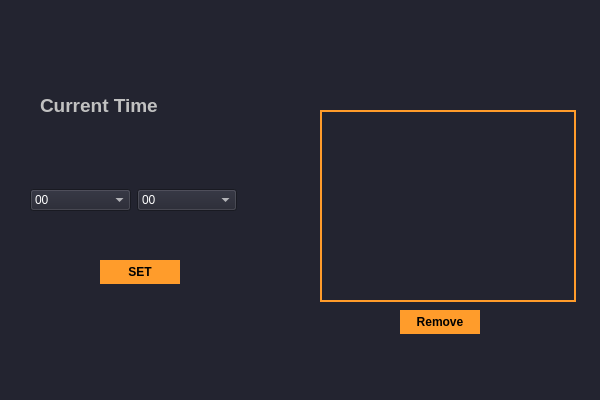
<?xml version="1.0" encoding="UTF-8"?>
<ui version="4.0">
 <class>Widget</class>
 <widget class="QWidget" name="Widget">
  <property name="geometry">
   <rect>
    <x>0</x>
    <y>0</y>
    <width>600</width>
    <height>400</height>
   </rect>
  </property>
  <property name="windowTitle">
   <string>Widget</string>
  </property>
  <property name="styleSheet">
   <string notr="true">/*-----QWidget-----*/
QWidget
{
	background-color: #232430;
	color: #000000;
	border-color: #000000;

}


/*-----QLabel-----*/
QLabel
{
	background-color: #232430;
	color: #c1c1c1;
	border-color: #000000;

}


/*-----QPushButton-----*/
QPushButton
{
	background-color: #ff9c2b;
	color: #000000;
	font-weight: bold;
	border-style: solid;
	border-color: #000000;
	padding: 6px;

}


QPushButton::hover
{
	background-color: #ffaf5d;

}


QPushButton::pressed
{
	background-color: #dd872f;

}


/*-----QToolButton-----*/
QToolButton
{
	background-color: #ff9c2b;
	color: #000000;
	font-weight: bold;
	border-style: solid;
	border-color: #000000;
	padding: 6px;

}


QToolButton::hover
{
	background-color: #ffaf5d;

}


QToolButton::pressed
{
	background-color: #dd872f;

}


/*-----QLineEdit-----*/
QLineEdit
{
	background-color: #38394e;
	color: #c1c1c1;
	border-style: solid;
	border-width: 1px;
	border-color: #4a4c68;

}


/*-----QTableView-----*/
QTableView, 
QHeaderView, 
QTableView::item 
{
	background-color: #232430;
	color: #c1c1c1;
	border: none;

}


QTableView::item:selected 
{ 
    background-color: #41424e;
    color: #c1c1c1;

}


QHeaderView::section:horizontal 
{
    background-color: #232430;
	border: 1px solid #37384d;
	padding: 5px;

}


QTableView::indicator{
	background-color: #1d1d28;
	border: 1px solid #37384d;

}


QTableView::indicator:checked{
	image:url(&quot;./ressources/check.png&quot;); /*To replace*/
	background-color: #1d1d28;

}

/*-----QTabWidget-----*/
QTabWidget::pane 
{ 
    border: none;

}


QTabWidget::tab-bar 
{
    left: 5px; 

}


QTabBar::tab 
{
    color: #c1c1c1;
    min-width: 1px;
	padding-left: 25px;
	margin-left:-22px;
    height: 28px;
	border: none;

}


QTabBar::tab:selected 
{
    color: #c1c1c1;
	font-weight: bold;
    height: 28px;

}


QTabBar::tab:!first 
{
    margin-left: -20px;

}


QTabBar::tab:hover 
{
    color: #DDD;

}


/*-----QScrollBar-----*/
QScrollBar:horizontal 
{
    background-color: transparent;
    height: 8px;
    margin: 0px;
    padding: 0px;

}


QScrollBar::handle:horizontal 
{
    border: none;
	min-width: 100px;
    background-color: #56576c;

}


QScrollBar::add-line:horizontal, 
QScrollBar::sub-line:horizontal,
QScrollBar::add-page:horizontal, 
QScrollBar::sub-page:horizontal 
{
    width: 0px;
    background-color: transparent;

}


QScrollBar:vertical 
{
    background-color: transparent;
    width: 8px;
    margin: 0;

}


QScrollBar::handle:vertical 
{
    border: none;
	min-height: 100px;
    background-color: #56576c;

}


QScrollBar::add-line:vertical, 
QScrollBar::sub-line:vertical,
QScrollBar::add-page:vertical, 
QScrollBar::sub-page:vertical 
{
    height: 0px;
    background-color: transparent;

}</string>
  </property>
  <widget class="QWidget" name="horizontalLayoutWidget">
   <property name="geometry">
    <rect>
     <x>30</x>
     <y>160</y>
     <width>207</width>
     <height>80</height>
    </rect>
   </property>
   <layout class="QHBoxLayout" name="horizontalLayout">
    <item>
     <widget class="QComboBox" name="hourcomboBox">
      <property name="styleSheet">
       <string notr="true">color: rgb(255, 255, 255);</string>
      </property>
      <item>
       <property name="text">
        <string>00</string>
       </property>
      </item>
      <item>
       <property name="text">
        <string>01</string>
       </property>
      </item>
      <item>
       <property name="text">
        <string>02</string>
       </property>
      </item>
      <item>
       <property name="text">
        <string>03</string>
       </property>
      </item>
      <item>
       <property name="text">
        <string>04</string>
       </property>
      </item>
      <item>
       <property name="text">
        <string>05</string>
       </property>
      </item>
      <item>
       <property name="text">
        <string>06</string>
       </property>
      </item>
      <item>
       <property name="text">
        <string>07</string>
       </property>
      </item>
      <item>
       <property name="text">
        <string>08</string>
       </property>
      </item>
      <item>
       <property name="text">
        <string>09</string>
       </property>
      </item>
      <item>
       <property name="text">
        <string>10</string>
       </property>
      </item>
      <item>
       <property name="text">
        <string>11</string>
       </property>
      </item>
      <item>
       <property name="text">
        <string>12</string>
       </property>
      </item>
      <item>
       <property name="text">
        <string>13</string>
       </property>
      </item>
      <item>
       <property name="text">
        <string>14</string>
       </property>
      </item>
      <item>
       <property name="text">
        <string>15</string>
       </property>
      </item>
      <item>
       <property name="text">
        <string>16</string>
       </property>
      </item>
      <item>
       <property name="text">
        <string>17</string>
       </property>
      </item>
      <item>
       <property name="text">
        <string>18</string>
       </property>
      </item>
      <item>
       <property name="text">
        <string>19</string>
       </property>
      </item>
      <item>
       <property name="text">
        <string>20</string>
       </property>
      </item>
      <item>
       <property name="text">
        <string>21</string>
       </property>
      </item>
      <item>
       <property name="text">
        <string>22</string>
       </property>
      </item>
      <item>
       <property name="text">
        <string>23</string>
       </property>
      </item>
     </widget>
    </item>
    <item>
     <widget class="QComboBox" name="mincomboBox">
      <property name="styleSheet">
       <string notr="true">color: rgb(255, 255, 255);</string>
      </property>
      <item>
       <property name="text">
        <string>00</string>
       </property>
      </item>
      <item>
       <property name="text">
        <string>01</string>
       </property>
      </item>
      <item>
       <property name="text">
        <string>02</string>
       </property>
      </item>
      <item>
       <property name="text">
        <string>03</string>
       </property>
      </item>
      <item>
       <property name="text">
        <string>04</string>
       </property>
      </item>
      <item>
       <property name="text">
        <string>05</string>
       </property>
      </item>
      <item>
       <property name="text">
        <string>06</string>
       </property>
      </item>
      <item>
       <property name="text">
        <string>07</string>
       </property>
      </item>
      <item>
       <property name="text">
        <string>09</string>
       </property>
      </item>
      <item>
       <property name="text">
        <string>10</string>
       </property>
      </item>
      <item>
       <property name="text">
        <string>11</string>
       </property>
      </item>
      <item>
       <property name="text">
        <string>12</string>
       </property>
      </item>
      <item>
       <property name="text">
        <string>13</string>
       </property>
      </item>
      <item>
       <property name="text">
        <string>14</string>
       </property>
      </item>
      <item>
       <property name="text">
        <string>15</string>
       </property>
      </item>
      <item>
       <property name="text">
        <string>16</string>
       </property>
      </item>
      <item>
       <property name="text">
        <string>17</string>
       </property>
      </item>
      <item>
       <property name="text">
        <string>18</string>
       </property>
      </item>
      <item>
       <property name="text">
        <string>19</string>
       </property>
      </item>
      <item>
       <property name="text">
        <string>20</string>
       </property>
      </item>
      <item>
       <property name="text">
        <string>21</string>
       </property>
      </item>
      <item>
       <property name="text">
        <string>22</string>
       </property>
      </item>
      <item>
       <property name="text">
        <string>23</string>
       </property>
      </item>
      <item>
       <property name="text">
        <string>24</string>
       </property>
      </item>
      <item>
       <property name="text">
        <string>25</string>
       </property>
      </item>
      <item>
       <property name="text">
        <string>26</string>
       </property>
      </item>
      <item>
       <property name="text">
        <string>27</string>
       </property>
      </item>
      <item>
       <property name="text">
        <string>28</string>
       </property>
      </item>
      <item>
       <property name="text">
        <string>29</string>
       </property>
      </item>
      <item>
       <property name="text">
        <string>30</string>
       </property>
      </item>
      <item>
       <property name="text">
        <string>31</string>
       </property>
      </item>
      <item>
       <property name="text">
        <string>32</string>
       </property>
      </item>
      <item>
       <property name="text">
        <string>33</string>
       </property>
      </item>
      <item>
       <property name="text">
        <string>34</string>
       </property>
      </item>
      <item>
       <property name="text">
        <string>35</string>
       </property>
      </item>
      <item>
       <property name="text">
        <string>36</string>
       </property>
      </item>
      <item>
       <property name="text">
        <string>37</string>
       </property>
      </item>
      <item>
       <property name="text">
        <string>38</string>
       </property>
      </item>
      <item>
       <property name="text">
        <string>39</string>
       </property>
      </item>
      <item>
       <property name="text">
        <string>40</string>
       </property>
      </item>
      <item>
       <property name="text">
        <string>41</string>
       </property>
      </item>
      <item>
       <property name="text">
        <string>42</string>
       </property>
      </item>
      <item>
       <property name="text">
        <string>43</string>
       </property>
      </item>
      <item>
       <property name="text">
        <string>44</string>
       </property>
      </item>
      <item>
       <property name="text">
        <string>45</string>
       </property>
      </item>
      <item>
       <property name="text">
        <string>46</string>
       </property>
      </item>
      <item>
       <property name="text">
        <string>47</string>
       </property>
      </item>
      <item>
       <property name="text">
        <string>48</string>
       </property>
      </item>
      <item>
       <property name="text">
        <string>49</string>
       </property>
      </item>
      <item>
       <property name="text">
        <string>50</string>
       </property>
      </item>
      <item>
       <property name="text">
        <string>51</string>
       </property>
      </item>
      <item>
       <property name="text">
        <string>52</string>
       </property>
      </item>
      <item>
       <property name="text">
        <string>53</string>
       </property>
      </item>
      <item>
       <property name="text">
        <string>54</string>
       </property>
      </item>
      <item>
       <property name="text">
        <string>55</string>
       </property>
      </item>
      <item>
       <property name="text">
        <string>56</string>
       </property>
      </item>
      <item>
       <property name="text">
        <string>57</string>
       </property>
      </item>
      <item>
       <property name="text">
        <string>58</string>
       </property>
      </item>
      <item>
       <property name="text">
        <string>59</string>
       </property>
      </item>
     </widget>
    </item>
   </layout>
  </widget>
  <widget class="QPushButton" name="setButton">
   <property name="geometry">
    <rect>
     <x>100</x>
     <y>260</y>
     <width>80</width>
     <height>24</height>
    </rect>
   </property>
   <property name="styleSheet">
    <string notr="true">QPushButton#setButton:hover {
	
	background-color: rgb(255, 255, 255);
 }</string>
   </property>
   <property name="text">
    <string>SET</string>
   </property>
  </widget>
  <widget class="QLabel" name="labelTime">
   <property name="geometry">
    <rect>
     <x>40</x>
     <y>80</y>
     <width>221</width>
     <height>51</height>
    </rect>
   </property>
   <property name="font">
    <font>
     <pointsize>14</pointsize>
     <bold>true</bold>
    </font>
   </property>
   <property name="text">
    <string>Current Time</string>
   </property>
  </widget>
  <widget class="QListWidget" name="listWidget">
   <property name="geometry">
    <rect>
     <x>320</x>
     <y>110</y>
     <width>256</width>
     <height>192</height>
    </rect>
   </property>
   <property name="styleSheet">
    <string notr="true">border: 2px solid;
color: rgb(255, 255, 255);
border-color: rgb(255, 156, 43);</string>
   </property>
  </widget>
  <widget class="QPushButton" name="removeButton">
   <property name="geometry">
    <rect>
     <x>400</x>
     <y>310</y>
     <width>80</width>
     <height>24</height>
    </rect>
   </property>
   <property name="styleSheet">
    <string notr="true">QPushButton#removeButton:hover {
		
	background-color: rgb(255, 255, 255);
 }</string>
   </property>
   <property name="text">
    <string>Remove</string>
   </property>
  </widget>
 </widget>
 <resources/>
 <connections/>
</ui>
